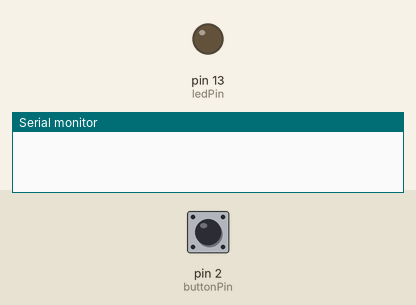
Bench run of a sketch on a simulated Arduino Uno, built with avr-gcc and run on an emulated ATmega328P. On the bench: output pins drawn as LEDs (lit = HIGH), the last lines printed to the serial monitor. Dashed ring = blinking. Inputs (shaded band) come from the test bench; at power-on: pin 2 (buttonPin) HIGH.

Above: at 1.2 s.
1.3 s: pin 2 (buttonPin) pulled LOW for 0.15 s
At 1.8 s:
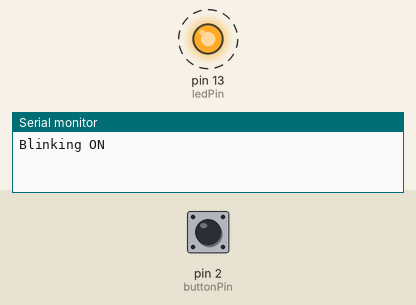
4.4 s: pin 2 (buttonPin) pulled LOW for 1 s
Timing chart, 0 to 13.4 s (numbered marks = the images above; inputs shaded):
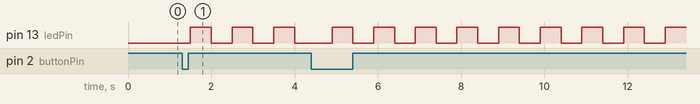

Measured:
- after the input at 1.3 s, pin 13 (ledPin): alternates HIGH for 0.50 s and LOW for 0.50 s, starting after 0.20 s

The sketch:

sketch_jun25a.ino
```cpp
// Button-Triggered Delay Blinker Code
// Components: Arduino, Push Button, LED
// Behavior: LED blinks with a delay after button press

const int buttonPin = 2;    // Push button connected to digital pin 2
const int ledPin = 13;      // Built-in LED on pin 13

int buttonState = 0;        // Variable to store button state
bool blinking = false;      // Toggle blinking on button press
unsigned long lastDebounceTime = 0;
unsigned long debounceDelay = 50;  // Debounce delay in ms

void setup() {
  pinMode(buttonPin, INPUT_PULLUP);  // Use internal pull-up resistor
  pinMode(ledPin, OUTPUT);
  Serial.begin(9600);
}

void loop() {
  int reading = digitalRead(buttonPin);

  // Simple debounce
  if (reading == LOW && (millis() - lastDebounceTime) > debounceDelay) {
    blinking = !blinking;
    lastDebounceTime = millis();
    Serial.println(blinking ? "Blinking ON" : "Blinking OFF");
    delay(200); // Button press delay
  }

  // Blink LED with delay if blinking is true
  if (blinking) {
    digitalWrite(ledPin, HIGH);
    delay(500);
    digitalWrite(ledPin, LOW);
    delay(500);
  } else {
    digitalWrite(ledPin, LOW);
  }
}
```
